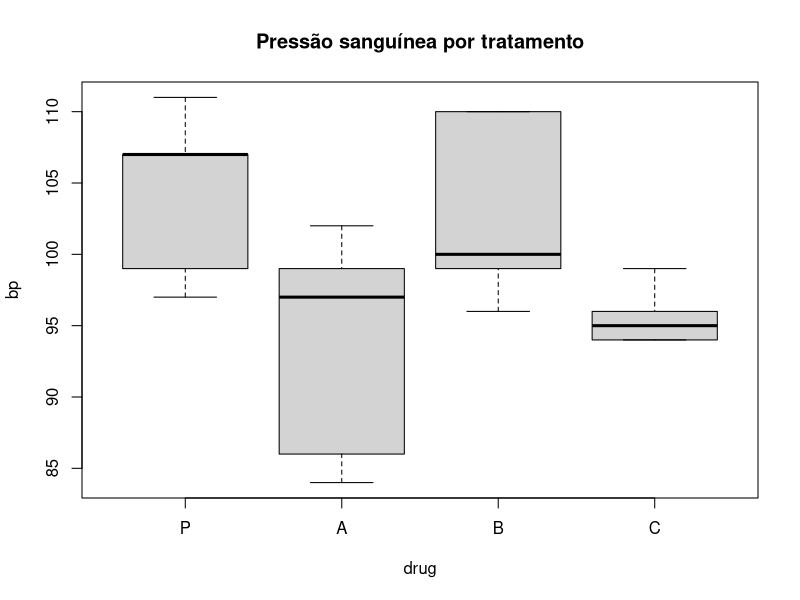
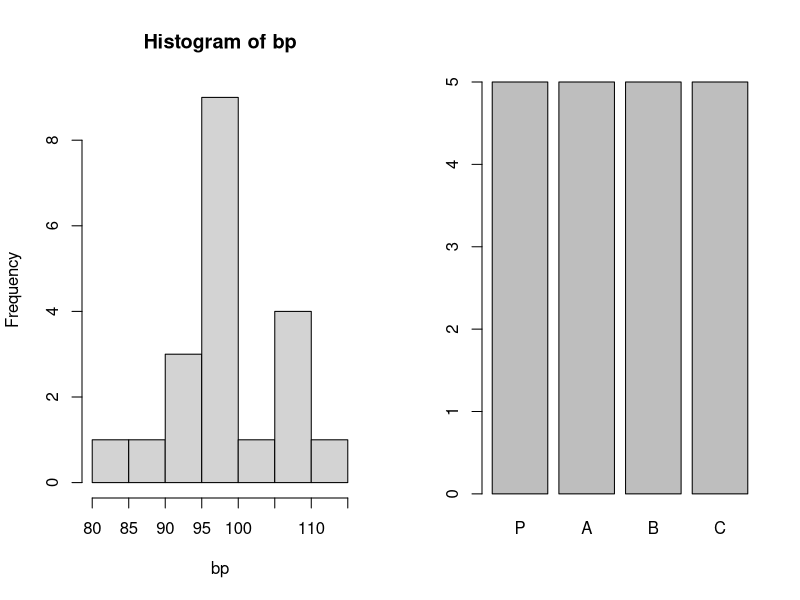
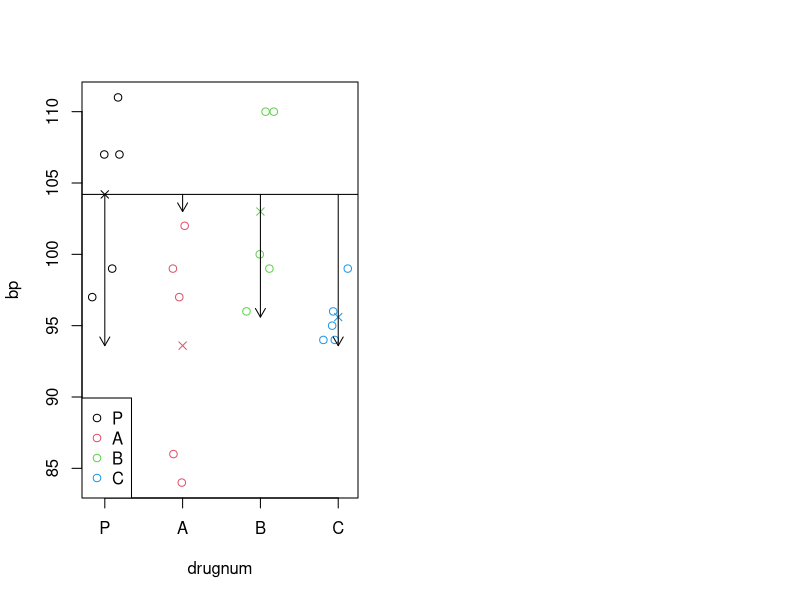
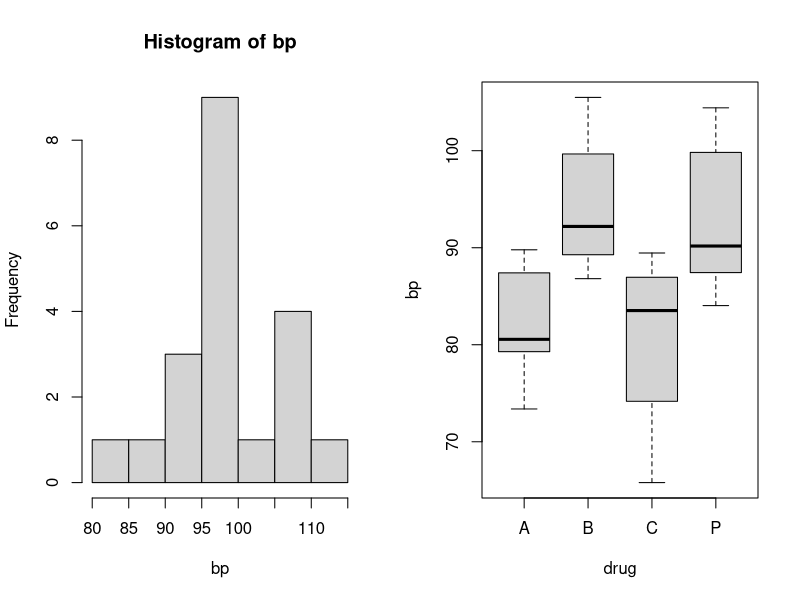
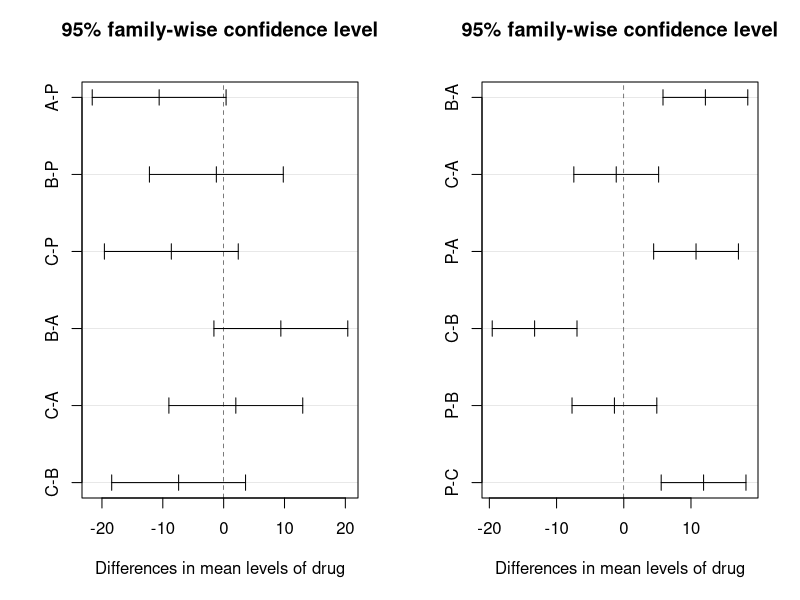
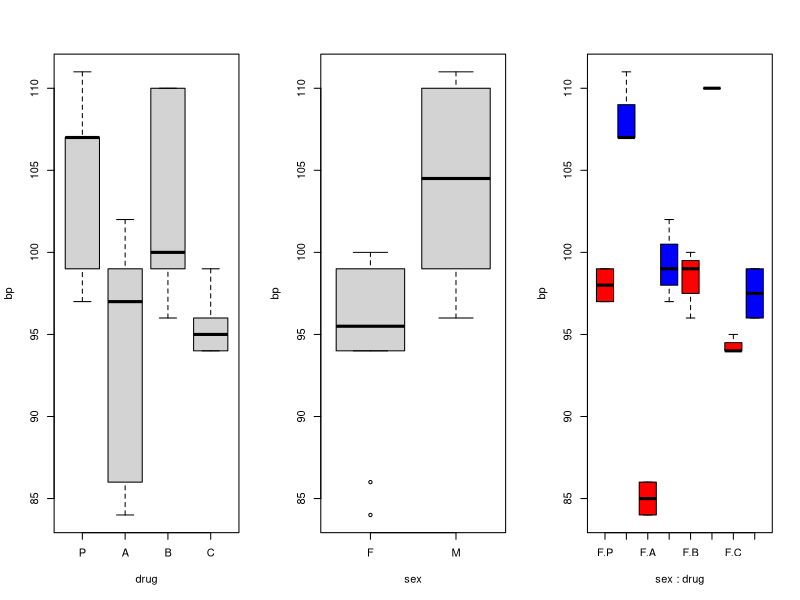
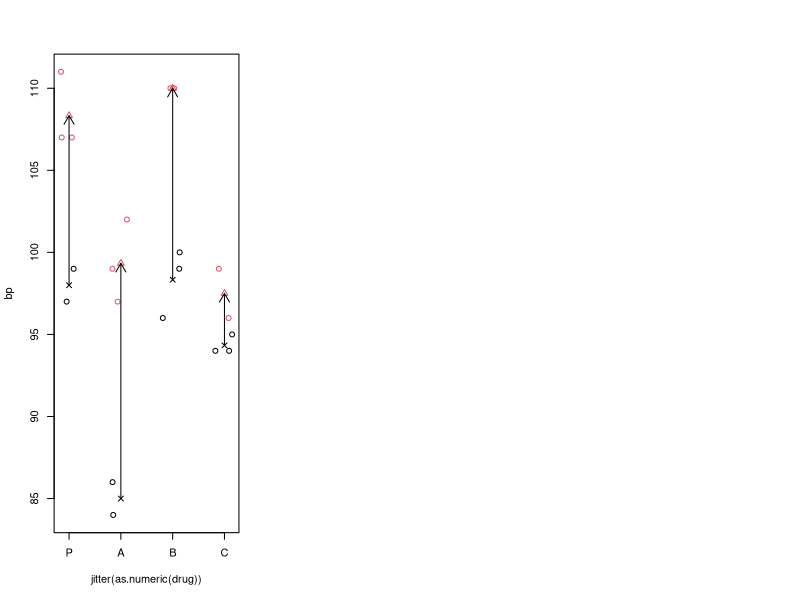
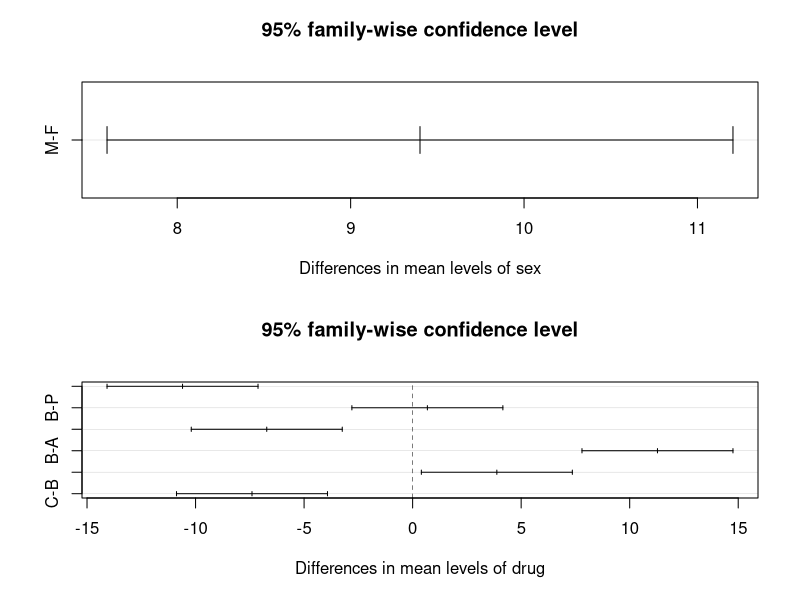

R code for these plots, in order:
## ---- chunk 1
on_change_size <- function(before, options, envir) {
    if (before)
        return(paste(options$change_size))
}

knitr::knit_hooks$set(change_size = on_change_size)
knitr::opts_chunk$set(prompt = TRUE,
                      warning = FALSE,
                      dev.args=list(pointsize=17),
                      change_size='\\small')
set.seed(551991)
## ---- chunk 2
sex  <- sample(rep(c("M", "F"), 10))
drug <- factor(rep(1:4, each=5), labels=c("P", "A", "B", "C"))
bp   <- floor(rnorm(20, 110 - 10 * (sex == "F"), 3))
bp[drug == "A"] <- bp[drug == "A"] - 12
bp[drug == "C"] <- bp[drug == "C"] - 10 + 5 * (sex[drug == "C"] == "F")

knitr::kable(as.data.frame(split(bp, drug)),
             digits = 2,
             caption = "Pressão sanguínea por tratamento")
## ---- chunk 3
drug <- factor(rep(1:4, each=5), labels = c("P", "A", "B", "C"))
bp   <- c(107, 111,  99, 107, 97, 102, 84, 86, 97, 99,
          110,  99, 100, 110, 96,  96, 95, 94, 99, 94)
plot(bp~drug, main = "Pressão sanguínea por tratamento")
## ---- chunk 4
par(mfrow = c(1,2))
hist(bp)
plot(drug)
## ---- chunk 5
(model_drug <- aov(bp~drug))
## ---- chunk 6
summary(model_drug)
## ---- chunk 7
(model_lm <- lm(bp ~ drug))
## ---- chunk 8
cf       <- coef(model_lm)
drugmn   <- c(cf[1], cf[1] + cf[2:4])
drugnum  <- jitter(as.numeric(drug))

plot(bp~drugnum, col = drug, xaxt="n")
points(1:4, drugmn, col=1:4, pch=4)
abline(h = drugmn[1])
arrows(1:4, drugmn[1], 1:4, drugmn[2:4], length=.1)
axis(side = 1, at = 1:4, labels = levels(drug))
legend("bottomleft", levels(drug), col = 1:4, pch = 1, bg = "white")
## ---- chunk 9
(drugcf   <- coef(model_lm))
(drugmean <- c(drugcf[1], drugcf[2:4] + drugcf[1]))

c(mean(bp[drug == "P"]), mean(bp[drug == "A"]),
  mean(bp[drug == "B"]), mean(bp[drug == "C"]))
coef(lm(bp ~ 0 + drug))
## ---- chunk 10
ssr <- sum((mean(bp) - predict(model_lm))^2)
sse <- sum((bp - predict(model_drug))^2) # ou sum(resid(model_drug)^2)
f   <- (ssr / (4 - 1)) / (sse / (20 - 4))
data.frame("SSR" = ssr, "SSE" = sse, "F" = f, "P" = 1 - pf(f, 4-1, 20-4))

anova(model_drug)
## ---- chunk 11
hbp <- read.table('hbp-treatment.tsv', header=T)
## ---- chunk 12
par(mfrow = c(1,2))
hist(bp)
boxplot(bp~drug, data=hbp)
## ---- chunk 13
summary(aov(bp~drug))
## ---- chunk 14

## ---- chunk 15
pairwise.t.test(bp, drug, p.adjust.method = "bonf")
## ---- chunk 16
TukeyHSD(model_drug)
## ---- chunk 17
plot(TukeyHSD(model_drug))
## ---- chunk 18
TukeyHSD(aov(bp~drug, data=hbp))
## ---- chunk 19
plot(TukeyHSD(aov(bp~drug, data=hbp)))
## ---- chunk 20
mtx <- data.frame(bp, drug, sex)
knitr::kable(cbind(mtx[1:10,], mtx[11:20,]),
             col.names = rep(c("Pressão Sanguínea", "Tratamento", "Sexo"), 2),
             caption = "Pressão Sanguínea por Tratamento e sexo")
## ---- chunk 21
sex <- factor(c("M","M","F","M","F","M","F","F","M","M",
                "M","F","F","M","F","M","F","F","M","F"))
par(mfrow = c(1,3))
boxplot(bp~drug)
boxplot(bp~sex)
boxplot(bp~sex*drug, col=c('red', 'blue'))
## ---- chunk 22
summary(aov(bp ~ sex * drug))
## ---- chunk 23
cf <- coef(lm(bp~0+drug*sex))
plot(bp~jitter(as.numeric(drug)), col=sex, xaxt="n")
axis(side = 1, 1:4, levels(drug))
points(1:4, cf[1:4], col=1, pch=4)
points(1:4, cf[5] + cf[1:4] + c(0, cf[6:8]), col=2, pch=2)
arrows(1:4, cf[1:4],
       1:4, cf[5] + cf[1:4] + c(0, cf[6:8]), length=.1)
## ---- chunk 24
sssex  <- sum((predict(lm(bp~sex)) - predict(lm(bp~1)))^2)
ssdrug <- sum((predict(lm(bp~sex+drug)) - predict(lm(bp~sex)))^2)
ssint  <- sum((predict(lm(bp~sex*drug)) - predict(lm(bp~sex+drug)))^2)
sserr  <- sum(resid(lm(bp~sex*drug))^2)
c("SS SEX"=sssex, "SS DRUG"=ssdrug, "SS SEX:DRUG"=ssint, "SS ERR"=sserr)

summary(aov(bp~sex*drug))[[1]]
## ---- chunk 25
par(mfrow = c(2,1))
plot(TukeyHSD(aov(bp~sex*drug), "sex"))
plot(TukeyHSD(aov(bp~sex*drug), "drug"))
## ---- chunk 26
plot(TukeyHSD(aov(bp~sex*drug), "sex:drug"))
## ---- chunk 27
boxplot(bp~sex*drug, data=hbp, col = c("red", "blue"))
## ---- chunk 28
summary(aov(bp~sex*drug))
## ---- chunk 29
TukeyHSD(aov(bp~sex*drug))$`sex:drug`
## ---- chunk 30
table <- TukeyHSD(aov(bp~sex*drug, data=hbp))$`sex:drug`
rows  <- c("M:P-F:P", "M:A-F:A", "M:B-F:B", "M:C-F:C")
(set  <- as.data.frame(table[rows,]))
## ---- chunk 31
par(mar=c(4, 6, 2, 2))
plot(range(set), c(1, nrow(set)), type="n",
     xlab = "diff", ylab = "", yaxt="n")
abline(v = 0, lty=2)
points(set$diff, 1:4)
arrows(set$lwr, 1:4, set$upr, 1:4, angle=90, code = 3, length = .1)
axis(side = 2, 1:4, rownames(set), las=2)
## ---- chunk 32
coef(summary(lm(bp~sex*drug)))
